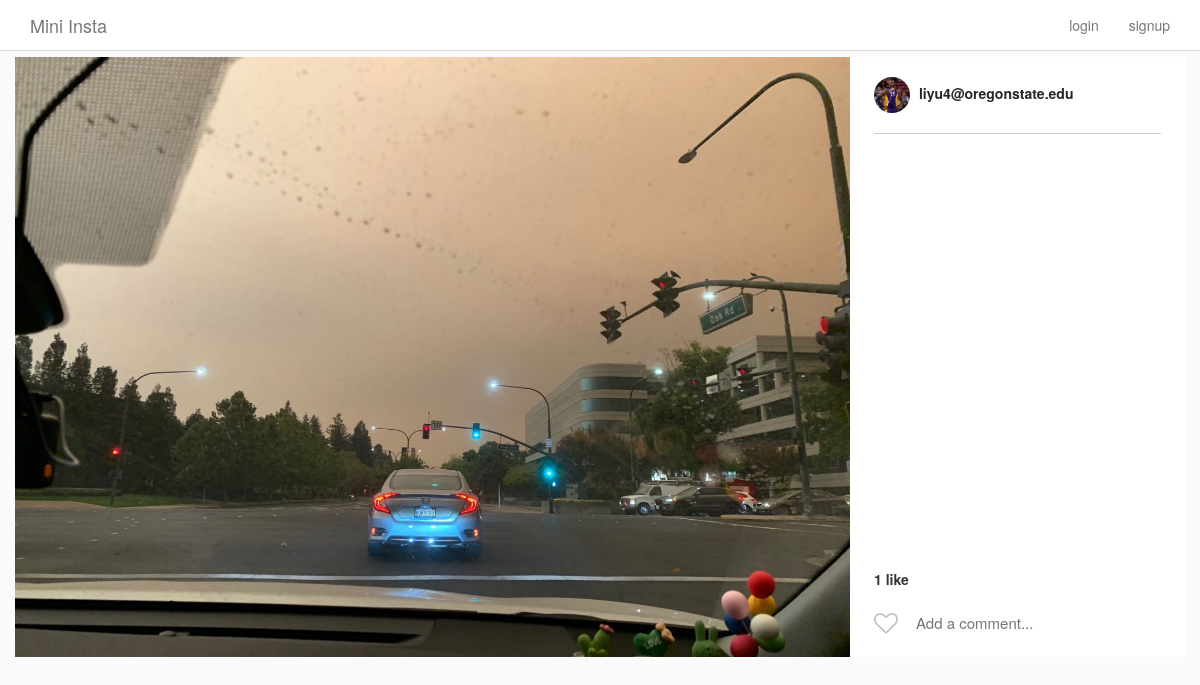
The app's page /post/3/, older data.
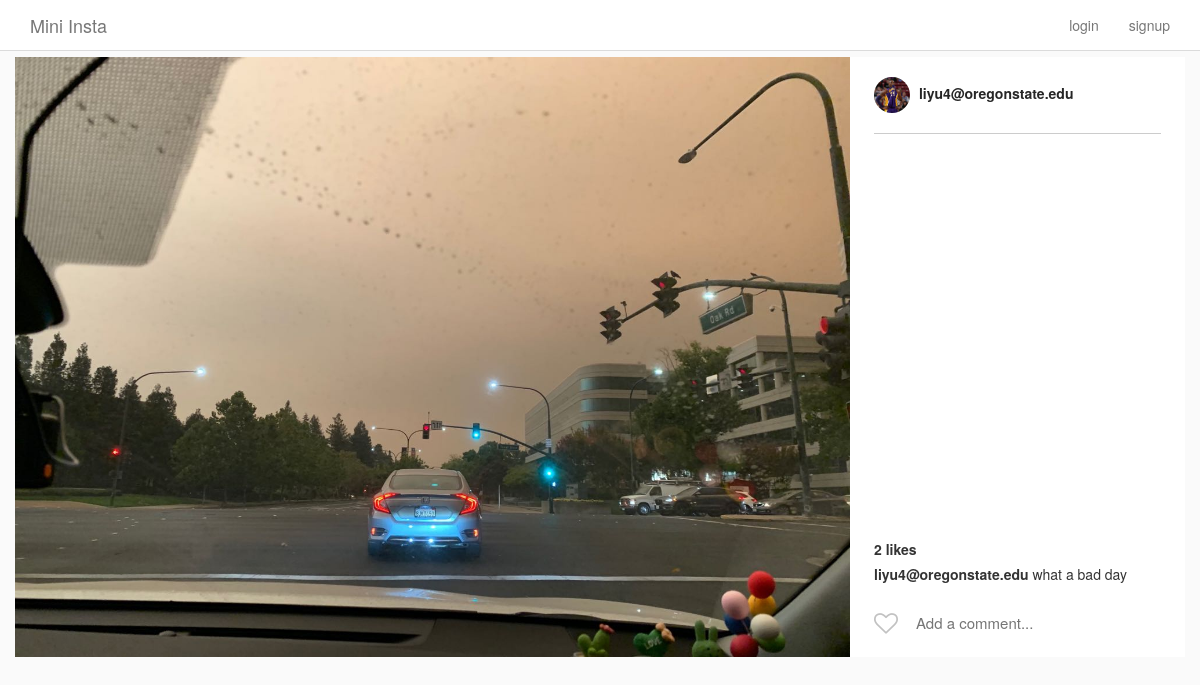
The same page, newer data.
### Insta/models.py (models this page shows, shortened)
class Post(models.Model):
    author = models.ForeignKey(
        InstaUser,
        on_delete=models.CASCADE,
        related_name='my_posts'
        )
    title = models.TextField(blank=True, null=True)
    image = ProcessedImageField(
        upload_to='static/image/posts',
        format='JPEG',
        options={'quality':100},
        blank=True,
        null=True
    )
    def get_like_count(self):
        return self.likes.count()

class InstaUser(AbstractUser):
    profile_pic = ProcessedImageField(
        upload_to='static/image/profiles',
        format='JPEG',
        options={'quality':100},
        blank=True,
        null=True
    )

class Comment(models.Model):
    post = models.ForeignKey(Post, on_delete=models.CASCADE, related_name='comments',)
    user = models.ForeignKey(InstaUser, on_delete=models.CASCADE)
    comment = models.CharField(max_length=100)
    posted_on = models.DateTimeField(auto_now_add=True, editable=False)

### Insta/views.py (the view)
# urls.py: path('post/<int:pk>/', PostDetailView.as_view(), name='post_detail'),
class PostDetailView(DetailView):
    model = Post
    template_name = 'post_detail.html'

### templates/post_detail.html (shortened to what this page needs)
{% extends "base.html" %}
{% load custom_tags %}
{% block content %}
<div class="row single-post">
    <div class="single-post-card view-update {{ object.pk }}">
        <div class="header">
            <a href="{% url 'user_detail' object.author.pk  %}">
                {% if object.author.profile_pic %}
                    <img class="picture-circle--medium" src="{{object.author.profile_pic.url}}">
                {% endif %}
                {{ object.author.username }}
            </a>
        </div>
        <div class="image__wrapper">
            <img class="card__main-image" src="/{{object.image}}" width='1000', height='1000'>
        </div>
        <div class="comments-portion">
            <div class="likes-timestamp-row">
                <div class="likes">
                    {% if object.get_like_count %}
                        {{ object.get_like_count }} like{% if object.get_like_count > 1 %}s{% endif %}
                    {% endif %}
                </div>
            </div>
            <ul class="comment-list">
                {% for comment in object.comments.all %}
                <li class="comment-list__comment">
                    <a href="{% url 'user_detail' comment.user.pk %}" class="user">
                        {{ comment.user.username }}
                    </a>
                    <span class="comment">{{ comment.comment }}</span>
                </li>
                {% endfor %}
            </ul>
            <section class="input-row">
                <i class="fa {% if liked %}fa-heart{% else %}fa-heart-o{% endif %} submit-like" aria-hidden="true"></i>
                <div class="comment-input-wrapper">
                    <input class="add-comment" type="text" placeholder="Add a comment...">
                </div>
            </section>
        </div>
    </div>
</div>
{% endblock content %}

Row changes from the older to the newer data that the page shows:
computed for Post "liyu4@oregonstate.edu": get_like_count "1" → "2"
added Comment: user.username "liyu4@oregonstate.edu", comment "what a bad day"
Text that changed along with them:
text now shown: "s"
